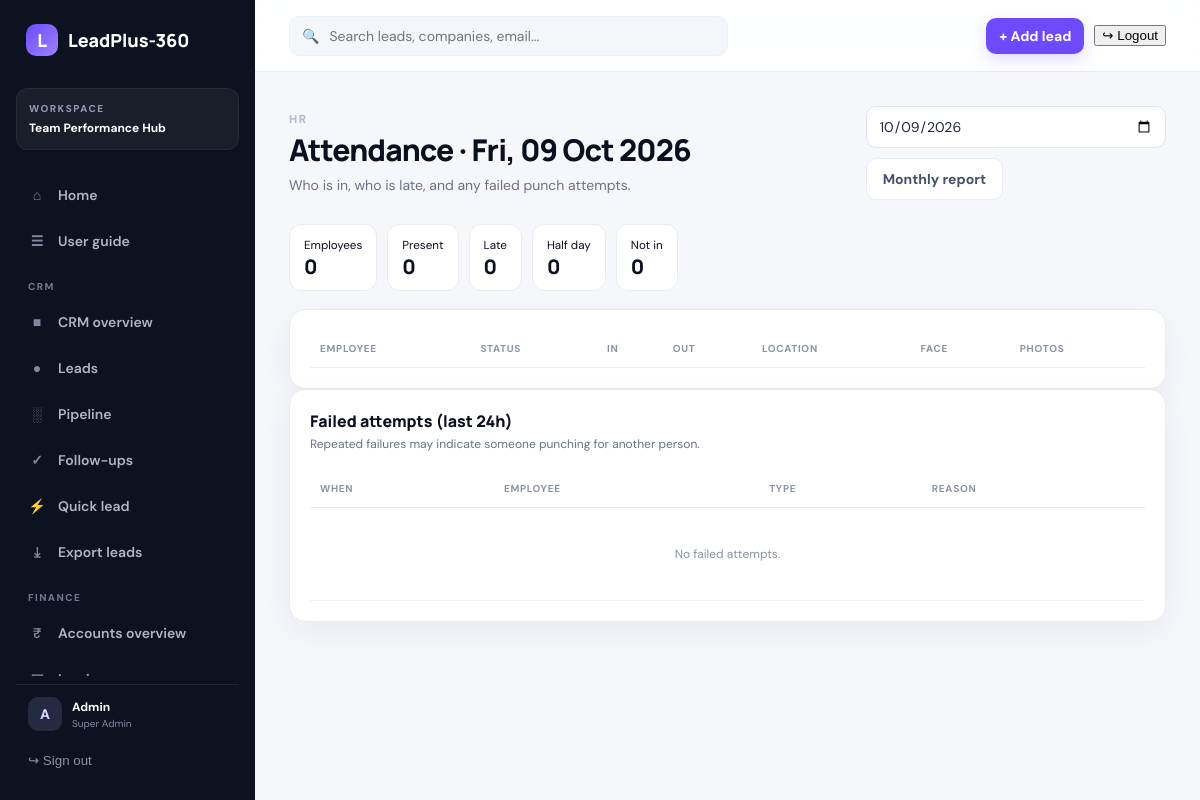
/attendance/manage/ (signed in), run on the app's committed database.
### Control/models.py (models this page shows, shortened)
class OrganizationSettings(models.Model):
    name = models.CharField(max_length=160, default="LeadPlus-360")
    tagline = models.CharField(max_length=200, blank=True)
    logo = models.ImageField(upload_to="organization/", blank=True, null=True)
    primary_color = models.CharField(max_length=7, default="#6d4aff")
    currency = models.CharField(max_length=3, default="INR")
    tax_id = models.CharField(max_length=80, blank=True)
    billing_email = models.EmailField(blank=True)
    phone = models.CharField(max_length=40, blank=True)
    address = models.TextField(blank=True)
    invoice_prefix = models.CharField(max_length=12, default="INV")
    updated_at = models.DateTimeField(auto_now=True)
    class Meta:
        verbose_name = "Organization settings"
        verbose_name_plural = "Organization settings"
    @classmethod
    def get_solo(cls):
        obj, _ = cls.objects.get_or_create(pk=1)
        return obj

class Role(models.Model):
    name = models.SlugField(max_length=40, unique=True, help_text="Internal key, set once.")
    label = models.CharField(max_length=80)
    description = models.TextField(blank=True)
    level = models.PositiveSmallIntegerField(
        default=100, help_text="Seniority for ordering. Lower numbers are more senior."
    )
    is_active = models.BooleanField(default=True)
    is_system = models.BooleanField(default=False, help_text="Built-in role; cannot be deleted.")
    can_use_crm = models.BooleanField("Can use CRM", default=False)
    sees_all_leads = models.BooleanField("Sees every lead", default=False)
    sees_team_leads = models.BooleanField(
        "Sees leads of direct reports", default=False,
        help_text="Also sees leads owned by employees who report to this user.",
    )
    can_manage_team = models.BooleanField(
        "Team manager", default=False, help_text="Team performance views and data entry."
    )
    can_manage_hr = models.BooleanField(
        "HR access", default=False, help_text="Employees, onboarding, attendance admin, KPIs, TV displays."
    )
    can_manage_accounts = models.BooleanField(
        "Accounts access", default=False, help_text="Customers, invoices, payments, expenses and reports."
    )
    is_privileged = models.BooleanField(
        "Privileged", default=False, help_text="Only a Super Admin may assign this role."
    )
    is_super_admin = models.BooleanField(
        "Super Admin", default=False, help_text="Complete rights, including roles and workflows."
    )
    permissions = models.ManyToManyField(
        "auth.Permission",
        blank=True,
        help_text="Additional permissions granted to users with this role.",
    )
    class Meta:
        ordering = ["level", "label"]

### Attendance/views.py (the view)
# urls.py: path("manage/", views.hr_dashboard, name="attendance_dashboard"),
@hr_required
def hr_dashboard(request):
    day = _parse_date(request.GET.get("date"), timezone.localdate())
    employees = Employee.objects.exclude(status="exited").select_related("user", "department")
    records = {r.employee_id: r for r in AttendanceRecord.objects.filter(date=day)}
    rows = [{"emp": e, "rec": records.get(e.pk)} for e in employees]
    summary = {
        "total": len(rows),
        "present": sum(1 for r in rows if r["rec"] and r["rec"].status in ("present", "remote")),
        "late": sum(1 for r in rows if r["rec"] and r["rec"].status == "late"),
        "half_day": sum(1 for r in rows if r["rec"] and r["rec"].status == "half_day"),
        "absent": sum(1 for r in rows if not r["rec"]),
    }
    from datetime import timedelta
    failures = AttendanceAttempt.objects.filter(
        success=False, created_at__gte=timezone.now() - timedelta(days=1)
    ).select_related("employee__user")[:15]
    return render(request, "Attendance/hr_dashboard.html", {
        "day": day, "rows": rows, "summary": summary, "failures": failures,
        "is_today": day == timezone.localdate(),
    })

### Attendance/views.py (called while the page is built)
def _parse_date(value, default):
    try:
        return date.fromisoformat(value)
    except (TypeError, ValueError):
        return default

### Control/context_processors.py (called while the page is built)
def navigation(request):
    user = request.user
    if not user.is_authenticated:
        return {"organization": OrganizationSettings.get_solo()}
    profile = getattr(user, "profile", None)
    return {
        "nav": {
            "crm": can_use_crm(user),
            "accounts": can_manage_accounts(user),
            "hr": is_hr(user),
            "admin": is_admin(user),
            "manager": can_manage_team(user),
            "staff": user.is_staff,
            "role_label": (profile.role.label if profile and profile.role_id else ("Administrator" if user.is_superuser else "Team member")),
            "employee": getattr(user, "employee", None),
        }, "organization": OrganizationSettings.get_solo(),
    }

### Control/permissions.py (called while the page is built)
def has_flag(user, flag):
    if not getattr(user, "is_authenticated", False):
        return False
    if user.is_superuser:
        return True
    role = role_of(user)
    return bool(role and getattr(role, flag))

def is_admin(user):
    return has_flag(user, "is_super_admin")

def is_hr(user):
    return has_flag(user, "can_manage_hr")

def can_use_crm(user):
    return has_flag(user, "can_use_crm")

def can_manage_team(user):
    return has_flag(user, "can_manage_team")

def can_manage_accounts(user):
    return has_flag(user, "can_manage_accounts")

def permission_required(check):
    def decorator(view):
        @wraps(view)
        @login_required
        def wrapper(request, *args, **kwargs):
            if not check(request.user):
                raise PermissionDenied
            return view(request, *args, **kwargs)
        return wrapper
    return decorator

### Attendance/templates/Attendance/hr_dashboard.html (shortened to what this page needs)
{% extends "leadplus_base.html" %}{% block title %}Attendance today · LeadPlus-360{% endblock %}
{% block content %}
<div class="page-head"><div><span class="eyebrow">HR</span><h1>Attendance · {{ day|date:"D, d M Y" }}</h1><p>Who is in, who is late, and any failed punch attempts.</p></div>
<form class="inline-form"><input type="date" name="date" value="{{ day|date:'Y-m-d' }}" class="form-control" onchange="this.form.submit()"><a class="ghost-btn" href="{% url 'attendance_monthly' %}">Monthly report</a></form></div>
<div class="summary-row">
<div class="chip"><small>Employees</small><b>{{ summary.total }}</b></div><div class="chip"><small>Present</small><b>{{ summary.present }}</b></div>
<div class="chip"><small>Late</small><b>{{ summary.late }}</b></div><div class="chip"><small>Half day</small><b>{{ summary.half_day }}</b></div>
<div class="chip"><small>Not in</small><b>{{ summary.absent }}</b></div></div><br>
<section class="card"><div class="table-wrap"><table><thead><tr><th>Employee</th><th>Status</th><th>In</th><th>Out</th><th>Location</th><th>Face</th><th>Photos</th></tr></thead></table></div></section>
<section class="card"><div class="card-head"><div><h2>Failed attempts (last 24h)</h2><p>Repeated failures may indicate someone punching for another person.</p></div></div>
<div class="table-wrap"><table><thead><tr><th>When</th><th>Employee</th><th>Type</th><th>Reason</th></tr></thead><tbody>
{% for f in failures %}<tr><td>{{ f.created_at|date:"d M H:i" }}</td><td>{{ f.employee.full_name }}</td><td>{{ f.get_kind_display }}</td><td>{{ f.reason }}</td></tr>
{% empty %}<tr><td colspan="4"><div class="empty">No failed attempts.</div></td></tr>{% endfor %}</tbody></table></div></section>
{% endblock %}

### templates/leadplus_base.html (shortened to what this page needs)
{% load static %}
<!doctype html><html lang="en"><head>
<link rel="stylesheet" href="{% static 'leadplus/app.css' %}">
<link rel="stylesheet" href="{% static 'leadplus/modules.css' %}?v=2">
<link rel="stylesheet" href="{% static 'leadplus/accounts.css' %}">
</head><body>
{% with url=request.resolver_match.url_name %}
<div class="app-shell">
<aside class="sidebar" id="sidebar">
  <a class="brand" href="{% url 'home' %}">{% if organization.logo %}<img class="brand-logo" src="{{ organization.logo.url }}" alt="{{ organization.name }}">{% else %}<span class="brand-mark">{{ organization.name|first|upper }}</span>{% endif %}<span>{{ organization.name }}</span></a>
  <div class="workspace"><small>WORKSPACE</small><strong>Team Performance Hub</strong></div>
<nav>
    <a class="{% if url == 'home' %}active{% endif %}" href="{% url 'home' %}"><i>⌂</i> Home</a>
    <a class="{% if url == 'guide' %}active{% endif %}" href="{% url 'guide' %}"><i>☰</i> User guide</a>
    {% if nav.crm %}
    <div class="nav-label">CRM</div>
    <a class="{% if url == 'leadplus_dashboard' %}active{% endif %}" href="{% url 'leadplus_dashboard' %}"><i>■</i> CRM overview</a>
    <a class="{% if url == 'leads' or url == 'lead_detail' or url == 'lead_edit' or url == 'lead_create' %}active{% endif %}" href="{% url 'leads' %}"><i>●</i> Leads</a>
    <a class="{% if url == 'pipeline' %}active{% endif %}" href="{% url 'pipeline' %}"><i>░</i> Pipeline</a>
    <a class="{% if url == 'tasks' or url == 'add_task' %}active{% endif %}" href="{% url 'tasks' %}"><i>✓</i> Follow-ups</a>
    <a class="{% if url == 'quick_lead' %}active{% endif %}" href="{% url 'quick_lead' %}"><i>⚡</i> Quick lead</a>
    <a class="{% if url == 'export_leads' %}active{% endif %}" href="{% url 'export_leads' %}"><i>⤓</i> Export leads</a>
    {% endif %}
    {% if nav.accounts %}
    <div class="nav-label">Finance</div>
    <a class="{% if url == 'accounts_dashboard' %}active{% endif %}" href="{% url 'accounts_dashboard' %}"><i>₹</i> Accounts overview</a>
    <a class="{% if url == 'account_invoices' or url == 'account_invoice_create' or url == 'account_invoice_detail' %}active{% endif %}" href="{% url 'account_invoices' %}"><i>▣</i> Invoices</a>
    {% endif %}
  </nav>
  <div class="sidebar-bottom">
    <a class="user-mini" href="{% url 'profile' %}"><span class="avatar">{{ request.user.username|first|upper }}</span><div><b>{{ request.user.get_full_name|default:request.user.username }}</b><small>{{ nav.role_label|default:"Team member" }}</small></div></a>
    <form action="{% url 'logout' %}" method="post">{% csrf_token %}<button type="submit" class="logout">↪ Sign out</button></form>
  </div>
</aside>
<main class="main">
<header class="topbar"><button class="mobile-menu" onclick="document.getElementById('sidebar').classList.toggle('open')">☰</button>
 {% if nav.crm %}<div class="top-search">🔍 <input id="globalSearch" placeholder="Search leads, companies, email..." autocomplete="off"></div>{% else %}<div class="top-search"></div>{% endif %}
 <div class="top-actions">{% if nav.crm %}<a class="primary-btn small" href="{% url 'lead_create' %}">+ Add lead</a>{% endif %}<form action="{% url 'logout' %}" method="post" class="top-logout-form">{% csrf_token %}<button type="submit" class="top-logout">↪ Logout</button></form></div>
</header>
<div class="content">
{% block content %}{% endblock %}
</div>
</main></div>
{% endwith %}
</body></html>

### LeadManager/static/leadplus/app.css (style rules this page uses)
:root { --ink:#0b1020;--muted:#697386;--line:#e8ebf2;--bg:#f6f7fb;--card:#fff;--brand:#6d4aff;--brand2:#8b5cf6;--green:#159570;--orange:#d9822b;--red:#d94a62;--blue:#3974db;--shadow:0 10px 30px rgba(19,27,54,.06);--radius:16px }
* { box-sizing:border-box }
body { margin:0;background:var(--bg);color:var(--ink);font-family:"DM Sans",sans-serif;font-size:14px }
a { color:inherit;text-decoration:none }
.app-shell { display:flex;min-height:100vh }
.sidebar { width:255px;background:#0d1220;color:#c8cede;padding:22px 16px;display:flex;flex-direction:column;position:fixed;inset:0 auto 0 0;z-index:20 }
.brand { display:flex;align-items:center;gap:10px;color:#fff;font:800 18px Manrope;margin:2px 10px 32px }
.brand-mark { width:32px;height:32px;border-radius:10px;background:linear-gradient(135deg,#6d4aff,#9b83ff);display:grid;place-items:center;color:#fff }
.workspace { padding:13px 12px;background:rgba(255,255,255,.05);border:1px solid rgba(255,255,255,.06);border-radius:12px;margin-bottom:24px }
.workspace small,.eyebrow { display:block;font-size:10px;font-weight:800;letter-spacing:1.5px;color:#929aae }
.workspace strong { display:block;margin-top:5px;color:#fff;font-size:12px }
nav { display:grid;gap:4px }
nav a { padding:12px 12px;border-radius:10px;display:flex;gap:12px;align-items:center;color:#aeb6c9;font-weight:600 }
nav a i { width:18px;text-align:center;font-style:normal;color:#7f8aa1 }
.sidebar-bottom { margin-top:auto }
.user-mini { display:flex;align-items:center;gap:10px;padding:12px;border-top:1px solid rgba(255,255,255,.08) }
.user-mini b,.user-mini small { display:block }
.user-mini b { color:#fff;font-size:12px }
.user-mini small { font-size:10px;color:#7f8aa1;margin-top:2px }
.avatar { display:grid;place-items:center;width:34px;height:34px;border-radius:10px;background:#242b40;color:#dcd5ff;font-weight:800 }
.logout { width:100%;border:0;background:none;color:#8992a5;text-align:left;padding:10px 12px;cursor:pointer }
.main { margin-left:255px;min-width:0;flex:1 }
.topbar { height:72px;background:rgba(255,255,255,.9);border-bottom:1px solid var(--line);display:flex;align-items:center;justify-content:space-between;padding:0 34px;position:sticky;top:0;z-index:10;backdrop-filter:blur(14px) }
.top-search { width:min(450px,50%);display:flex;align-items:center;gap:8px;color:#8b94a7;background:#f5f6fa;border:1px solid #edf0f5;border-radius:10px;padding:9px 12px }
.top-search input { border:0;outline:0;background:transparent;width:100%;font:inherit }
.top-actions,.head-actions { display:flex;gap:10px;align-items:center }
.content { padding:34px;max-width:1600px;margin:auto }
.page-head { display:flex;align-items:flex-end;justify-content:space-between;gap:20px;margin-bottom:26px }
.page-head h1 { font:800 30px Manrope;margin:5px 0 4px;letter-spacing:-.8px }
.page-head p { margin:0;color:var(--muted) }
.primary-btn,.ghost-btn,.icon-btn { border:0;border-radius:10px;padding:11px 16px;font-weight:700;cursor:pointer;display:inline-flex;align-items:center;justify-content:center;gap:7px }
.primary-btn { background:var(--brand);color:#fff;box-shadow:0 6px 16px rgba(109,74,255,.2) }
.primary-btn.small { padding:9px 13px }
.ghost-btn { background:#fff;border:1px solid var(--line);color:#465066 }
.card { background:var(--card);border:1px solid var(--line);border-radius:var(--radius);box-shadow:var(--shadow);padding:20px }
.card-head { display:flex;align-items:center;justify-content:space-between;gap:12px;margin-bottom:18px }
.card-head h2 { font:800 16px Manrope;margin:0 }
.card-head p { margin:4px 0 0;color:var(--muted);font-size:12px }
.table-wrap { overflow:auto }
table { width:100%;border-collapse:collapse }
th { font-size:10px;letter-spacing:.7px;text-transform:uppercase;color:#8b94a7;text-align:left;padding:12px 10px;border-bottom:1px solid var(--line);white-space:nowrap }
td { padding:13px 10px;border-bottom:1px solid #f0f1f4;vertical-align:middle;white-space:nowrap }
.empty { color:#8992a4;text-align:center;padding:25px 10px;font-size:12px }
.form-select,.form-control { width:100%;padding:10px 11px;border:1px solid #dfe3eb;border-radius:9px;background:#fff;color:#20283a;font:inherit;outline:none }
.sidebar { height:100vh;max-height:100vh;overflow:hidden; }
.sidebar nav { flex:1;min-height:0;overflow-y:auto;overflow-x:hidden;padding-right:4px;scrollbar-width:thin;scrollbar-color:#3a435a transparent; }
.sidebar-bottom { flex:0 0 auto;padding-top:8px;background:#0d1220; }

### data on the page
OrganizationSettings: name|first "L", name "LeadPlus-360"
Role: role_label "Super Admin"

### other printed values
{{ request.user.username|first|upper }} "A"
{{ request.user.get_full_name|default:request.user.username }} "Admin"
{{ day|date:"D, d M Y" }} "Fri, 09 Oct 2026"
{{ summary.total }} "0"
{{ summary.present }} "0"
{{ summary.late }} "0"
{{ summary.half_day }} "0"
{{ summary.absent }} "0"
